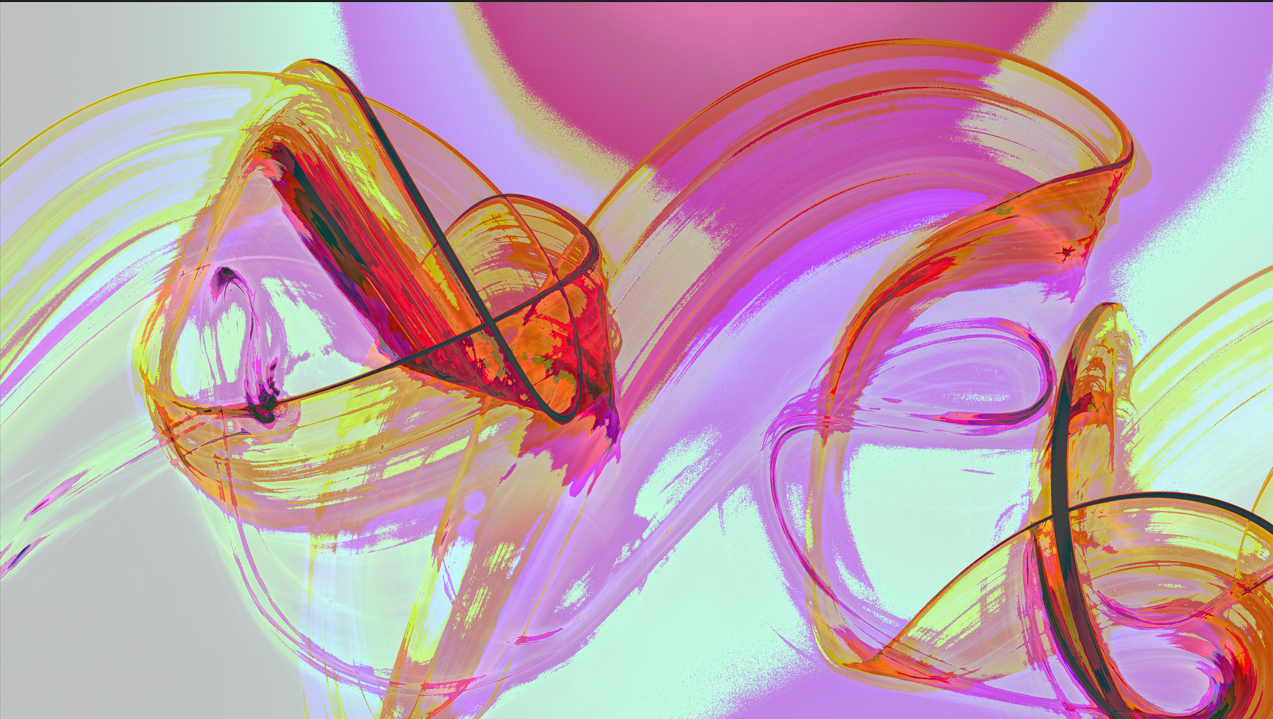
#> input picture Cipher_sample.png, 1273 x 719 px
$ python Encrypted_image_view.py
#> lines starting #> are read from the running program, lines starting #| are printed output that depends on the picture
#> the answer given: Cipher_sample.png
import os
import sys
from tqdm import tqdm
from termcolor import colored, cprint
from PIL import Image

class Encryption:

    def __init__(self, filename):
        self.filename = filename

    def encryption(self):
        try:
            original_image = Image.open(self.filename)
#> original_image is the input picture: PIL image 1273x719 RGBA; mean R, G, B, A 192.8, 158.8, 171.4, 255
        except (IOError, FileNotFoundError):
            cprint('File with name {} is not found.'.format(self.filename), color='red', attrs=['bold', 'blink'])
            sys.exit(0)

        try:
            encrypted_file_name = 'cipher_' + self.filename
            encrypted_image = Image.new("RGB", original_image.size)
#> encrypted_image: PIL image 1273x719 RGB; every value is 0

            key = 192
            cprint('Encryption Process is in progress...!', color='green', attrs=['bold'])
            for i in range(original_image.size[0]):
                for j in range(original_image.size[1]):
                    pixel = original_image.getpixel((i, j))
                    encrypted_pixel = tuple(val ^ key for val in pixel)
                    encrypted_image.putpixel((i, j), encrypted_pixel)
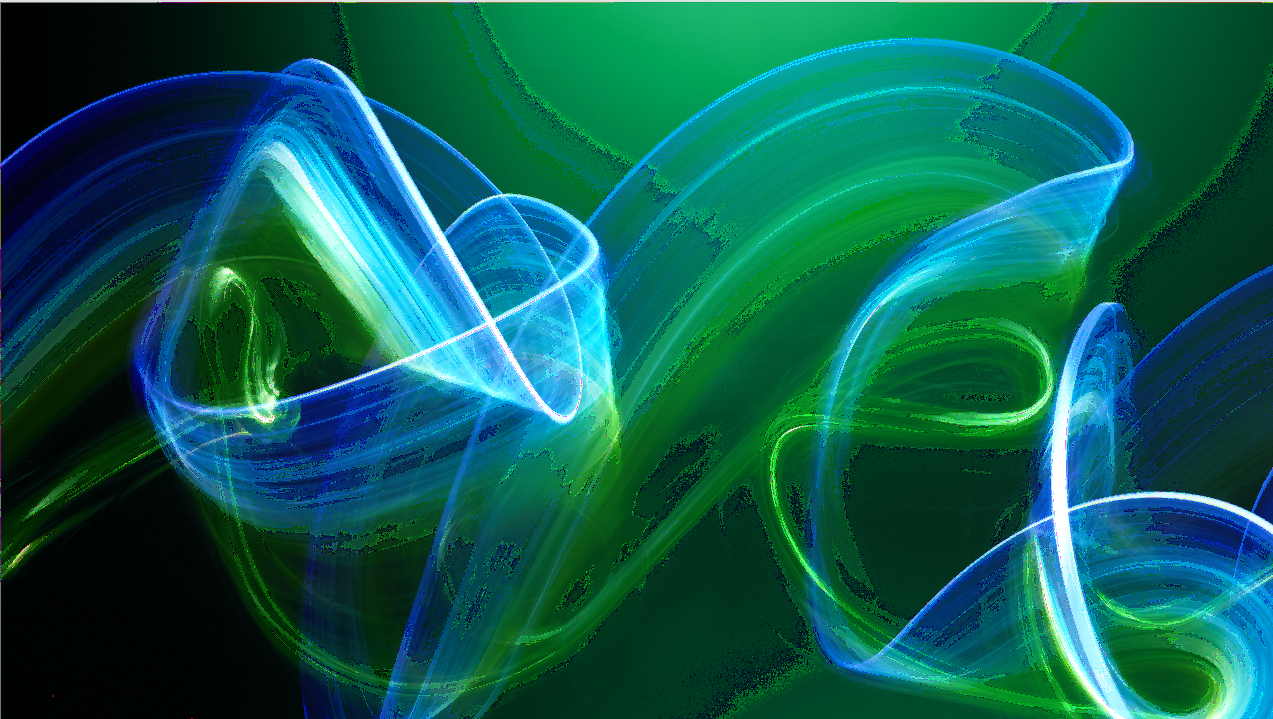
#> encrypted_image: PIL image 1273x719 RGB; mean R, G, B 13, 93.2, 82.3

            encrypted_image.show()

        except Exception as e:
            cprint('Something went wrong with {}: {}'.format(self.filename, str(e)), color='red', attrs=['bold', 'blink'])

if __name__ == "__main__":
    space_count = 30 * ' '
    cprint('{} Image Encryption Tool. {}'.format(space_count, space_count), 'red')

    cprint('Enter the filename for Encryption with proper extension:', end=' ', color='yellow', attrs=['bold'])
    file = input()

    E1 = Encryption(file)
    E1.encryption()
